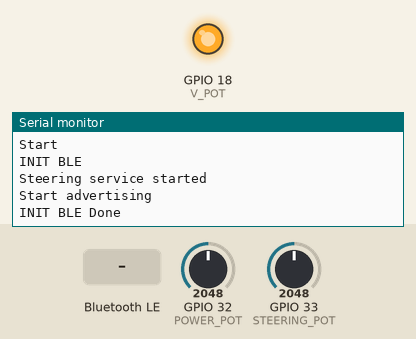
Recording of a sketch running on a simulated ESP32. On the bench: output pins drawn as LEDs (lit = HIGH), the last lines printed to the serial monitor. The test bench sets the inputs (shaded band); at power-on: GPIO 32 (POWER_POT) = 2048, GPIO 33 (STEERING_POT) = 2048. Nothing arrives over Bluetooth unless stated; a phone connects over Bluetooth LE 3 s after start.

Above: at 2.2 s.
2.3 s: Bluetooth LE write "1" received
At 3.2 s:
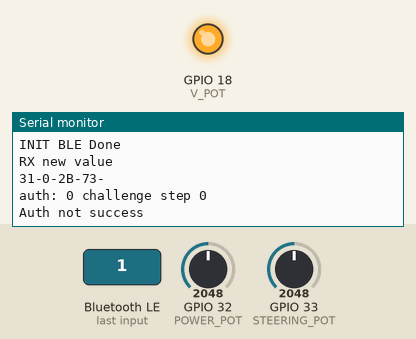
3.8 s: Bluetooth LE write "1" received
5.3 s: Bluetooth LE write "0" received
At 6.5 s:
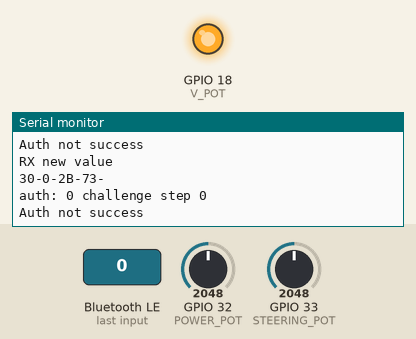
6.8 s: Bluetooth LE write "0" received
8.3 s: Bluetooth LE write "2" received
At 8.9 s:
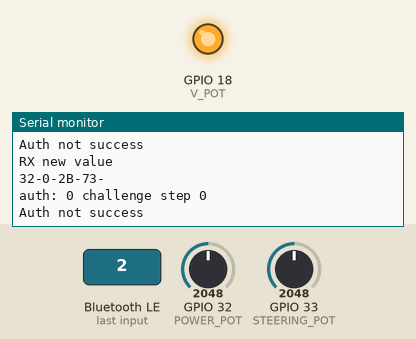
11.3 s: Bluetooth LE write "2" received
Timing chart, 0 to 13.8 s (numbered marks = the images above; inputs shaded):
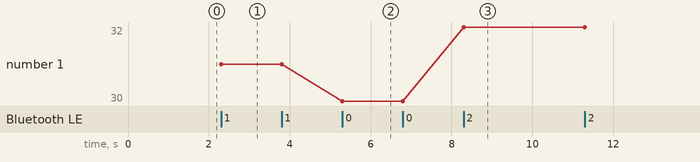

The sketch:

zwift-joy-stick.ino
```cpp
#include <BLEDevice.h>
#include <BLEUtils.h>
#include <BLEServer.h>
#include <BLEService.h>
#include <BLECharacteristic.h>
#include <BLE2902.h>
#include <BLE2904.h>
#include <time.h>

#define BLE_DELAY 100
#define LONG_DELAY 500
#define POWER_UPDATE_DELAY 1000

#define DEBUG true

// Power definitions
// #define USE_POWER true

#define cyclingPowerService BLEUUID((uint16_t)0x1818) // uuid for the CPS from the BLE GATT website

// required characteristcs according to the CPS specification
BLECharacteristic cyclingPowerLocationCharacteristic(BLEUUID((uint16_t)0x2A5D), BLECharacteristic::PROPERTY_READ);
BLECharacteristic cyclingPowerFeatureCharacteristic(BLEUUID((uint16_t)0x2A65), BLECharacteristic::PROPERTY_READ);
BLECharacteristic cyclingPowerMeasurementCharacteristic(BLEUUID((uint16_t)0x2A63), BLECharacteristic::PROPERTY_NOTIFY);

// Steering Definitions
#define USE_STEERING true
// #define USE_STEERING_AUTH true  // smth strange with auth, dont turn on, actually zwift doesnt request authChallenge

#define STEERING_SERVICE_UUID BLEUUID("347b0001-7635-408b-8918-8ff3949ce592")
#define STEERING_UNKNOWN_INDICATE_UUID BLEUUID("347b0014-7635-408b-8918-8ff3949ce592") // indicate
#define STEERING_ANGLE_CHAR_UUID BLEUUID("347b0030-7635-408b-8918-8ff3949ce592")       // notify
#define STEERING_RX_CHAR_UUID BLEUUID("347b0031-7635-408b-8918-8ff3949ce592")          // write
#define STEERING_TX_CHAR_UUID BLEUUID("347b0032-7635-408b-8918-8ff3949ce592")          // indicate

BLECharacteristic steeringUnknownCharacteristic(STEERING_UNKNOWN_INDICATE_UUID, BLECharacteristic::PROPERTY_NOTIFY);
BLECharacteristic steeringAngleCharacteristic(STEERING_ANGLE_CHAR_UUID, BLECharacteristic::PROPERTY_NOTIFY);
BLECharacteristic steeringRXCharacteristic(STEERING_RX_CHAR_UUID, BLECharacteristic::PROPERTY_WRITE);
BLECharacteristic steeringTXCharacteristic(STEERING_TX_CHAR_UUID, BLECharacteristic::PROPERTY_INDICATE);

uint8_t FF = 0xFF;
uint8_t challengeRequest[2] = {0x03, 0x10};
uint8_t authChallenge[4] = {0x03, 0x10, 0x4a, 0x89};
uint8_t otherRequest[2] = {0x03, 0x11};
uint8_t authSuccess[4] = {0x03, 0x11, 0xff, 0xff};
uint8_t authChallengeStep = 0;
bool auth = false;

// Power stuff
uint16_t powerOut = 100; // W, decimal
uint8_t tick = 0;
auto t = millis();

// all the required definitions in binary
uint16_t cyclingPowerMeasurementCharacteristicDef = 0b0000000000100000; // cycle power config flags
bool _BLEClientConnected = false;
uint8_t cyclingPowerMeasurementCharacteristicData[8] = {(uint8_t)(cyclingPowerMeasurementCharacteristicDef & 0xff), (uint8_t)(cyclingPowerMeasurementCharacteristicDef >> 8), // flags
                                                        (uint8_t)(powerOut & 0xff), (uint8_t)(powerOut >> 8),                                                                 // inst. power
                                                        0, 0,                                                                                                                 // cum. crank
                                                        0, 0};                                                                                                                // crank time

uint32_t cyclingPowerFeatureCharacteristicDef = 0b00000000000100000000000000000000; // 000000000000000000000b;
//                                                          ^^                ^
//                                                          ||                Crank Revolution Data Supported = 1 true, 0 false
//                                                          Distributed System Support: 00=Legacy Sensor (all power, we must *2), 01=Not for distributed system (all power, we must *2), 10=Can be used in distributed system (if only one sensor connected - Collector may double the value)

uint8_t cyclingPowerFeatureCharacteristicData[4] = {(uint8_t)(cyclingPowerFeatureCharacteristicDef & 0xff), (uint8_t)(cyclingPowerFeatureCharacteristicDef >> 8), (uint8_t)(cyclingPowerFeatureCharacteristicDef >> 16), (uint8_t)(cyclingPowerFeatureCharacteristicDef >> 24)};
byte sensLoc[1] = {5};

#define STEERING_POT 33 // Joystick Xaxis to GPIO32
#define INVERT_STEERING // invert Steering axis
#define POWER_POT 32    // Joystick Yaxis to GPIO33
#define INVERT_POWER    // invert Power axis
#define GND_POT 19
#define V_POT 18

float angle = 0;
float angle_deviation = 0;
float power_deviation = 0;

// Angle calculation parametres
#define MAX_ADC_RESOLUTION 4095 // ESP32 ADC is 12bit
#define HALF_ADC_RESOLUTION 2047
#define MAX_STEER_ANGLE 35
#define MAX_POWER_VALUE 300
#define ZERO_FLOOR 3

class MyServerCallbacks : public BLEServerCallbacks
{ // class for disconnect connect events catching
  void onConnect(BLEServer *pServer)
  {
    _BLEClientConnected = true;
    auth = false;
    authChallengeStep = 0;
#ifdef DEBUG
    Serial.println("BLE Client connected");
#endif
  };

  void onDisconnect(BLEServer *pServer)
  {
    _BLEClientConnected = false;
    auth = false;
    authChallengeStep = 0;
#ifdef DEBUG
    Serial.println("BLE Client disconnected");
#endif
    BLEDevice::startAdvertising();
  }
};

class SteeringRXCharacteristicCallbacks : public BLECharacteristicCallbacks
{

  void onRead(BLECharacteristic *pRx)
  {
  }

  void onWrite(BLECharacteristic *pRx)
  {
    std::string rxValue = pRx->getValue();
#ifdef DEBUG
    Serial.println("RX new value");
    for (int i = 0; i < 4; i++)
    {
      Serial.print(rxValue[i], HEX);
      Serial.print('-');
    }
    Serial.println();
    Serial.print("auth: ");
    Serial.print(auth);
    Serial.print(" challenge step ");
    Serial.println(authChallengeStep);
#endif
#ifdef USE_STEERING_AUTH
    if (!auth)
    {
      if (rxValue[0] == challengeRequest[0] && rxValue[1] == challengeRequest[1])
      {
        steeringTXCharacteristic.setValue(authChallenge, 4);
        steeringTXCharacteristic.indicate();
        authChallengeStep = 1;
      }
      if (rxValue[0] == otherRequest[0] && rxValue[1] == otherRequest[1])
      {
        steeringTXCharacteristic.setValue(authSuccess, 4);
        steeringTXCharacteristic.indicate();
        auth = true;
        authChallengeStep = 2;
      }
    }
#endif
#ifdef DEBUG
    if (auth)
    {
      Serial.println("Auth success");
    }
    else
    {
      Serial.println("Auth not success");
    }
#endif
  }
};

void InitBLE()
{ // BLE initialization proc
#ifdef DEBUG
  Serial.println("INIT BLE");
#endif
  BLEDevice::init("POWER_CHEAT");
  // Create the BLE Server
  BLEServer *pServer = BLEDevice::createServer();
  BLEAdvertising *advertising = BLEDevice::getAdvertising();
  pServer->setCallbacks(new MyServerCallbacks());

#ifdef USE_POWER
  // Create the BLE power Service
  BLEService *pPower = pServer->createService(cyclingPowerService);

  pPower->addCharacteristic(&cyclingPowerMeasurementCharacteristic);
  cyclingPowerMeasurementCharacteristic.addDescriptor(new BLE2902());

  pPower->addCharacteristic(&cyclingPowerFeatureCharacteristic);
  pPower->addCharacteristic(&cyclingPowerLocationCharacteristic);

  advertising->addServiceUUID(cyclingPowerService);

  pPower->start();
#ifdef DEBUG
  Serial.println("Power service started");
#endif
#endif

#ifdef USE_STEERING
  // Create the BLE steering Service
  BLEService *pSteering = pServer->createService(STEERING_SERVICE_UUID);

  pSteering->addCharacteristic(&steeringUnknownCharacteristic);
  steeringUnknownCharacteristic.addDescriptor(new BLE2902());

  pSteering->addCharacteristic(&steeringAngleCharacteristic);
  steeringAngleCharacteristic.addDescriptor(new BLE2902());

  pSteering->addCharacteristic(&steeringTXCharacteristic);

  pSteering->addCharacteristic(&steeringRXCharacteristic);
  steeringRXCharacteristic.addDescriptor(new BLE2902());

  uint8_t defaultValue[4] = {0x0, 0x0, 0x0, 0x0};
  steeringAngleCharacteristic.setValue(defaultValue, 4);
  defaultValue[0] == FF;
  steeringUnknownCharacteristic.setValue(defaultValue, 1);
  steeringRXCharacteristic.setValue(defaultValue, 1);
  steeringTXCharacteristic.setValue(authChallenge, 4);

  steeringTXCharacteristic.setCallbacks(new SteeringRXCharacteristicCallbacks());
  steeringRXCharacteristic.setCallbacks(new SteeringRXCharacteristicCallbacks());

  advertising->addServiceUUID(STEERING_SERVICE_UUID);

  pSteering->start();

#if DEBUG
  Serial.println("Steering service started");
#endif
#endif

  // Start advertising
#ifdef DEBUG
  Serial.println("Start advertising");
#endif

  advertising->setScanResponse(true);
  advertising->setMinPreferred(0x06); // set value to 0x00 to not advertise this parameter
  BLEDevice::startAdvertising();

#ifdef DEBUG
  Serial.println("INIT BLE Done");
#endif
}

float readAngle()
{
  int potVal = analogRead(STEERING_POT);
  /* Old Style calc.
  angle = map(potVal,0,4095,-35,35); //Mapping function
  */

  // kwakeham style:
  angle = (((potVal) / (float)MAX_ADC_RESOLUTION) * (MAX_STEER_ANGLE * 2)) - MAX_STEER_ANGLE;

  if (fabsf(angle) < ZERO_FLOOR)
  {
    angle = 0;
  }
#ifdef INVERT_STEERING
  angle = angle * (-1);
#endif

  return angle - angle_deviation;
}

uint16_t readPower()
{
  uint16_t potVal = analogRead(POWER_POT);
#ifdef INVERT_POWER
  if (potVal > HALF_ADC_RESOLUTION)
  {
    potVal = HALF_ADC_RESOLUTION;
  }
  potVal = HALF_ADC_RESOLUTION - potVal;
#else
  if (potVal < HALF_ADC_RESOLUTION)
  {
    potVal = HALF_ADC_RESOLUTION;
  }
  potVal -= HALF_ADC_RESOLUTION;
#endif
  return powerOut + (uint16_t)(((potVal) / (float)HALF_ADC_RESOLUTION) * MAX_POWER_VALUE);
}

void InitJoystick()
{
  pinMode(GND_POT, OUTPUT);
  pinMode(V_POT, OUTPUT);
  pinMode(STEERING_POT, INPUT);
  pinMode(POWER_POT, INPUT);
  digitalWrite(V_POT, HIGH);
  digitalWrite(GND_POT, LOW);
  angle_deviation = readAngle();
  // power_deviation = analogRead(POWER_POT);
}

void setup()
{
#ifdef DEBUG
  Serial.begin(115200);
  Serial.println("Start");
#endif

  InitJoystick();
  delay(LONG_DELAY);

  InitBLE();
  delay(LONG_DELAY);
  t = millis();
}

void loop()
{
  t = millis();
  tick += 1;
#ifdef DEBUG
  if (tick % 40 == 0)
  {
    Serial.print("Tick ");
    Serial.print(tick);
    Serial.print(" time ");
    Serial.println(t);
  }
#endif
  uint16_t powerOutValue = readPower();
  float angle = readAngle();

  if (true)
  {
#if DEBUG
    if (tick % 20 == 0)
    {
      Serial.print("notify ");
#ifdef USE_STEERING
      Serial.print("Angle: ");
      Serial.print(angle);
#endif
#ifdef USE_POWER
      Serial.print(" Power: ");
      Serial.print(powerOutValue);
#endif
      Serial.println(".");
    }
#endif
#ifdef USE_POWER
    if (tick % 2 == 0)
    { // send power every second tick ~ 1rps
      // prepare sending data array
      cyclingPowerMeasurementCharacteristicData[2] = (uint8_t)(powerOutValue & 0xff);
      cyclingPowerMeasurementCharacteristicData[3] = (uint8_t)(powerOutValue >> 8);

      cyclingPowerMeasurementCharacteristic.setValue(cyclingPowerMeasurementCharacteristicData, 8); // prepare sending data array
      cyclingPowerMeasurementCharacteristic.notify();                                               // send data of curent measurement
                                                                                                    // cyclingPowerFeatureCharacteristic.setValue(cyclingPowerFeatureCharacteristicData, 4);         // update data of powermeter features
                                                                                                    // cyclingPowerLocationCharacteristic.setValue(sensLoc, 1);                                      // update data powermeter location = left crunck
    }
#endif

#if defined(USE_STEERING) && defined(USE_STEERING_AUTH)
    if (auth)
    {
      steeringAngleCharacteristic.setValue(angle);
      steeringAngleCharacteristic.notify();
    }
#elif defined(USE_STEERING)
    steeringAngleCharacteristic.setValue(angle);
    steeringAngleCharacteristic.notify();
#endif
  }
  delay(constrain(POWER_UPDATE_DELAY / 2 - (millis() - t), 0, POWER_UPDATE_DELAY / 2)); // make 1 loop tick ~ 500 millis
}
```

Measured:
- after the input at 2.3 s, the serial monitor: prints a new line at once (image 1)
- after the input at 5.3 s, the serial monitor: prints a new line at once (image 2)
- after the input at 8.3 s, the serial monitor: prints a new line at once (image 3)
- plotted number 1: 31 → 30 after the input at 5.3 s, 30 → 32 after the input at 8.3 s
